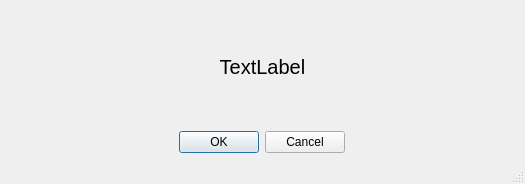
<?xml version="1.0" encoding="UTF-8"?>
<ui version="4.0">
 <class>MainWindow</class>
 <widget class="QMainWindow" name="MainWindow">
  <property name="geometry">
   <rect>
    <x>0</x>
    <y>0</y>
    <width>525</width>
    <height>184</height>
   </rect>
  </property>
  <property name="windowTitle">
   <string>Ostrzeżenie</string>
  </property>
  <widget class="QWidget" name="centralwidget">
   <layout class="QVBoxLayout" name="verticalLayout">
    <item>
     <widget class="QLabel" name="alter">
      <property name="font">
       <font>
        <pointsize>15</pointsize>
       </font>
      </property>
      <property name="text">
       <string>TextLabel</string>
      </property>
      <property name="alignment">
       <set>Qt::AlignCenter</set>
      </property>
     </widget>
    </item>
    <item alignment="Qt::AlignHCenter">
     <widget class="QDialogButtonBox" name="buttonBox">
      <property name="standardButtons">
       <set>QDialogButtonBox::Cancel|QDialogButtonBox::Ok</set>
      </property>
     </widget>
    </item>
   </layout>
  </widget>
  <widget class="QStatusBar" name="statusbar"/>
 </widget>
 <resources/>
 <connections/>
</ui>
